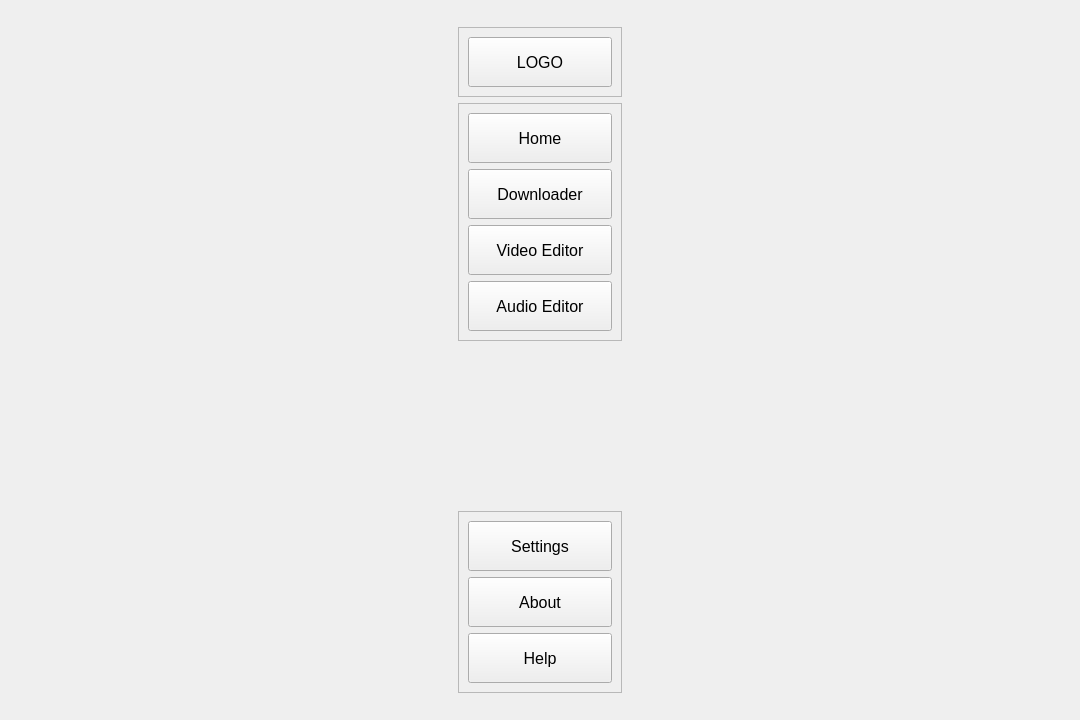
<?xml version="1.0" encoding="UTF-8"?>
<ui version="4.0">
 <class>MainWindow</class>
 <widget class="QMainWindow" name="MainWindow">
  <property name="geometry">
   <rect>
    <x>0</x>
    <y>0</y>
    <width>1080</width>
    <height>720</height>
   </rect>
  </property>
  <property name="windowTitle">
   <string>MainWindow</string>
  </property>
  <widget class="QWidget" name="centralwidget">
   <layout class="QHBoxLayout" name="horizontalLayout">
    <item>
     <widget class="QWidget" name="leftMenuContainer" native="true">
      <property name="maximumSize">
       <size>
        <width>200</width>
        <height>16777215</height>
       </size>
      </property>
      <layout class="QVBoxLayout" name="verticalLayout">
       <item>
        <widget class="QWidget" name="leftMenuSubontainer" native="true">
         <layout class="QVBoxLayout" name="verticalLayout_2">
          <item alignment="Qt::AlignTop">
           <widget class="QFrame" name="frame">
            <property name="minimumSize">
             <size>
              <width>0</width>
              <height>44</height>
             </size>
            </property>
            <property name="frameShape">
             <enum>QFrame::StyledPanel</enum>
            </property>
            <property name="frameShadow">
             <enum>QFrame::Raised</enum>
            </property>
            <layout class="QVBoxLayout" name="verticalLayout_3">
             <item>
              <widget class="QPushButton" name="pushButton">
               <property name="sizePolicy">
                <sizepolicy hsizetype="Minimum" vsizetype="Preferred">
                 <horstretch>0</horstretch>
                 <verstretch>0</verstretch>
                </sizepolicy>
               </property>
               <property name="minimumSize">
                <size>
                 <width>0</width>
                 <height>50</height>
                </size>
               </property>
               <property name="font">
                <font>
                 <pointsize>12</pointsize>
                </font>
               </property>
               <property name="toolTip">
                <string>Menu</string>
               </property>
               <property name="text">
                <string>LOGO</string>
               </property>
               <property name="icon">
                <iconset>
                 <normaloff>:/icons/feather/align-justify.svg</normaloff>:/icons/feather/align-justify.svg</iconset>
               </property>
               <property name="iconSize">
                <size>
                 <width>25</width>
                 <height>25</height>
                </size>
               </property>
              </widget>
             </item>
            </layout>
           </widget>
          </item>
          <item alignment="Qt::AlignTop">
           <widget class="QFrame" name="frame_2">
            <property name="sizePolicy">
             <sizepolicy hsizetype="Preferred" vsizetype="Preferred">
              <horstretch>0</horstretch>
              <verstretch>0</verstretch>
             </sizepolicy>
            </property>
            <property name="frameShape">
             <enum>QFrame::StyledPanel</enum>
            </property>
            <property name="frameShadow">
             <enum>QFrame::Raised</enum>
            </property>
            <layout class="QVBoxLayout" name="verticalLayout_4">
             <item>
              <widget class="QPushButton" name="home_view_btn">
               <property name="minimumSize">
                <size>
                 <width>0</width>
                 <height>50</height>
                </size>
               </property>
               <property name="font">
                <font>
                 <pointsize>12</pointsize>
                </font>
               </property>
               <property name="toolTip">
                <string>Home</string>
               </property>
               <property name="text">
                <string>Home</string>
               </property>
               <property name="icon">
                <iconset resource="feather/gui_resources.qrc">
                 <normaloff>:/icons/home.svg</normaloff>:/icons/home.svg</iconset>
               </property>
               <property name="iconSize">
                <size>
                 <width>25</width>
                 <height>25</height>
                </size>
               </property>
              </widget>
             </item>
             <item>
              <widget class="QPushButton" name="download_view_btn">
               <property name="minimumSize">
                <size>
                 <width>0</width>
                 <height>50</height>
                </size>
               </property>
               <property name="font">
                <font>
                 <pointsize>12</pointsize>
                </font>
               </property>
               <property name="toolTip">
                <string>Youtube Video Downloader</string>
               </property>
               <property name="text">
                <string>Downloader</string>
               </property>
               <property name="icon">
                <iconset resource="feather/gui_resources.qrc">
                 <normaloff>:/icons/download.svg</normaloff>:/icons/download.svg</iconset>
               </property>
               <property name="iconSize">
                <size>
                 <width>25</width>
                 <height>25</height>
                </size>
               </property>
              </widget>
             </item>
             <item>
              <widget class="QPushButton" name="video_edit_view_btn">
               <property name="minimumSize">
                <size>
                 <width>0</width>
                 <height>50</height>
                </size>
               </property>
               <property name="font">
                <font>
                 <pointsize>12</pointsize>
                </font>
               </property>
               <property name="toolTip">
                <string>Video Editor</string>
               </property>
               <property name="text">
                <string>Video Editor</string>
               </property>
               <property name="icon">
                <iconset resource="feather/gui_resources.qrc">
                 <normaloff>:/icons/video.svg</normaloff>:/icons/video.svg</iconset>
               </property>
               <property name="iconSize">
                <size>
                 <width>25</width>
                 <height>25</height>
                </size>
               </property>
              </widget>
             </item>
             <item>
              <widget class="QPushButton" name="audio_edit_view_btn">
               <property name="minimumSize">
                <size>
                 <width>0</width>
                 <height>50</height>
                </size>
               </property>
               <property name="font">
                <font>
                 <pointsize>12</pointsize>
                </font>
               </property>
               <property name="toolTip">
                <string>Audio Editor</string>
               </property>
               <property name="text">
                <string>Audio Editor</string>
               </property>
               <property name="icon">
                <iconset resource="feather/gui_resources.qrc">
                 <normaloff>:/icons/volume-2.svg</normaloff>:/icons/volume-2.svg</iconset>
               </property>
               <property name="iconSize">
                <size>
                 <width>24</width>
                 <height>24</height>
                </size>
               </property>
              </widget>
             </item>
            </layout>
           </widget>
          </item>
          <item>
           <spacer name="verticalSpacer">
            <property name="orientation">
             <enum>Qt::Vertical</enum>
            </property>
            <property name="sizeHint" stdset="0">
             <size>
              <width>20</width>
              <height>40</height>
             </size>
            </property>
           </spacer>
          </item>
          <item alignment="Qt::AlignBottom">
           <widget class="QFrame" name="frame_3">
            <property name="frameShape">
             <enum>QFrame::StyledPanel</enum>
            </property>
            <property name="frameShadow">
             <enum>QFrame::Raised</enum>
            </property>
            <layout class="QVBoxLayout" name="verticalLayout_5">
             <item>
              <widget class="QPushButton" name="settings_view_btn">
               <property name="minimumSize">
                <size>
                 <width>0</width>
                 <height>50</height>
                </size>
               </property>
               <property name="font">
                <font>
                 <pointsize>12</pointsize>
                </font>
               </property>
               <property name="toolTip">
                <string>Access to setting</string>
               </property>
               <property name="text">
                <string>Settings</string>
               </property>
               <property name="icon">
                <iconset resource="feather/gui_resources.qrc">
                 <normaloff>:/icons/settings.svg</normaloff>:/icons/settings.svg</iconset>
               </property>
               <property name="iconSize">
                <size>
                 <width>25</width>
                 <height>25</height>
                </size>
               </property>
              </widget>
             </item>
             <item>
              <widget class="QPushButton" name="about_view_btn">
               <property name="minimumSize">
                <size>
                 <width>0</width>
                 <height>50</height>
                </size>
               </property>
               <property name="font">
                <font>
                 <pointsize>12</pointsize>
                </font>
               </property>
               <property name="toolTip">
                <string>Information about the app</string>
               </property>
               <property name="text">
                <string>About</string>
               </property>
               <property name="icon">
                <iconset resource="feather/gui_resources.qrc">
                 <normaloff>:/icons/info.svg</normaloff>:/icons/info.svg</iconset>
               </property>
               <property name="iconSize">
                <size>
                 <width>25</width>
                 <height>25</height>
                </size>
               </property>
              </widget>
             </item>
             <item>
              <widget class="QPushButton" name="help_view_btn">
               <property name="minimumSize">
                <size>
                 <width>0</width>
                 <height>50</height>
                </size>
               </property>
               <property name="font">
                <font>
                 <pointsize>12</pointsize>
                </font>
               </property>
               <property name="toolTip">
                <string>Get help or report a bug</string>
               </property>
               <property name="text">
                <string>Help</string>
               </property>
               <property name="icon">
                <iconset resource="feather/gui_resources.qrc">
                 <normaloff>:/icons/help-circle.svg</normaloff>:/icons/help-circle.svg</iconset>
               </property>
               <property name="iconSize">
                <size>
                 <width>25</width>
                 <height>25</height>
                </size>
               </property>
              </widget>
             </item>
            </layout>
           </widget>
          </item>
         </layout>
        </widget>
       </item>
      </layout>
     </widget>
    </item>
    <item>
     <layout class="QVBoxLayout" name="container">
      <property name="spacing">
       <number>0</number>
      </property>
     </layout>
    </item>
   </layout>
  </widget>
 </widget>
 <resources>
  <include location="feather/gui_resources.qrc"/>
 </resources>
 <connections>
  <connection>
   <sender>home_view_btn</sender>
   <signal>clicked()</signal>
   <receiver>MainWindow</receiver>
   <slot>switch_view()</slot>
   <hints>
    <hint type="sourcelabel">
     <x>108</x>
     <y>137</y>
    </hint>
    <hint type="destinationlabel">
     <x>539</x>
     <y>359</y>
    </hint>
   </hints>
  </connection>
  <connection>
   <sender>download_view_btn</sender>
   <signal>clicked()</signal>
   <receiver>MainWindow</receiver>
   <slot>switch_view()</slot>
   <hints>
    <hint type="sourcelabel">
     <x>108</x>
     <y>193</y>
    </hint>
    <hint type="destinationlabel">
     <x>539</x>
     <y>359</y>
    </hint>
   </hints>
  </connection>
  <connection>
   <sender>video_edit_view_btn</sender>
   <signal>clicked()</signal>
   <receiver>MainWindow</receiver>
   <slot>switch_view()</slot>
   <hints>
    <hint type="sourcelabel">
     <x>108</x>
     <y>249</y>
    </hint>
    <hint type="destinationlabel">
     <x>539</x>
     <y>359</y>
    </hint>
   </hints>
  </connection>
  <connection>
   <sender>audio_edit_view_btn</sender>
   <signal>clicked()</signal>
   <receiver>MainWindow</receiver>
   <slot>switch_view()</slot>
   <hints>
    <hint type="sourcelabel">
     <x>108</x>
     <y>305</y>
    </hint>
    <hint type="destinationlabel">
     <x>539</x>
     <y>359</y>
    </hint>
   </hints>
  </connection>
  <connection>
   <sender>settings_view_btn</sender>
   <signal>clicked()</signal>
   <receiver>MainWindow</receiver>
   <slot>switch_view()</slot>
   <hints>
    <hint type="sourcelabel">
     <x>108</x>
     <y>545</y>
    </hint>
    <hint type="destinationlabel">
     <x>539</x>
     <y>359</y>
    </hint>
   </hints>
  </connection>
  <connection>
   <sender>about_view_btn</sender>
   <signal>clicked()</signal>
   <receiver>MainWindow</receiver>
   <slot>switch_view()</slot>
   <hints>
    <hint type="sourcelabel">
     <x>108</x>
     <y>601</y>
    </hint>
    <hint type="destinationlabel">
     <x>539</x>
     <y>359</y>
    </hint>
   </hints>
  </connection>
  <connection>
   <sender>help_view_btn</sender>
   <signal>clicked()</signal>
   <receiver>MainWindow</receiver>
   <slot>switch_view()</slot>
   <hints>
    <hint type="sourcelabel">
     <x>108</x>
     <y>657</y>
    </hint>
    <hint type="destinationlabel">
     <x>539</x>
     <y>359</y>
    </hint>
   </hints>
  </connection>
 </connections>
 <slots>
  <slot>switch_view()</slot>
 </slots>
</ui>
